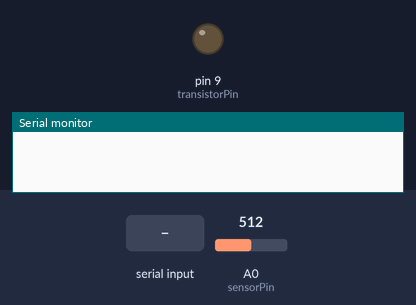
Recording of a sketch running on a simulated Arduino Uno, built with avr-gcc and run on an emulated ATmega328P. Shown: output pins drawn as LEDs (lit = HIGH), the last lines printed to the serial monitor. The inputs (shaded band) are chosen by the test bench; at power-on: A0 (sensorPin) = 512.

Above: at 0.9 s.
1.0 s: "90,45,200,10,150,30\n" received over Serial
At 4.2 s:
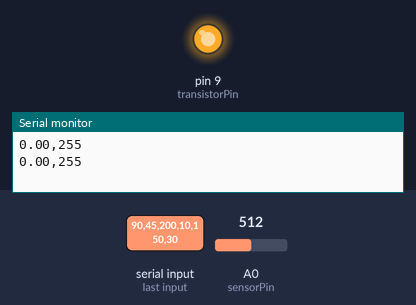
Timing chart, 0 to 5.7 s (numbered marks = the images above; inputs shaded):
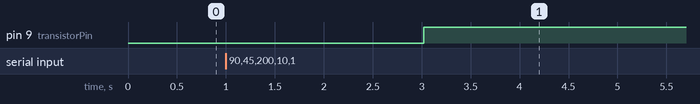

Measured:
- after the input at 1.0 s, pin 9 (transistorPin): LOW → HIGH after 2.0 s

The sketch:

LCT_ControlePID_Arduino.ino
```cpp
int transistorPin = 9;
int sensorPin = A0;
float temperaturaAlvo = 40.0;
float kp = 0, ki = 0, kd = 0;
int pwmValue = 0;
float temperaturaCalibrada = 0;
float temperaturaAmbiente = 0;
unsigned long startTime;
unsigned long amostragemIntervalo;
unsigned int numeroAmostras;
float erroAcumulado = 0;
float erroAnterior = 0;
unsigned long lastTime = 0;
unsigned long sampleTime = 1000;  // 1 segundo para cálculo do PID
bool calibrado = false;

void setup() {
  pinMode(transistorPin, OUTPUT);
  Serial.begin(9600);

  // Recebe as configurações do Python (intervalo de amostragem, número de amostras, temperatura alvo, kp, ki, kd)
  while (Serial.available() == 0) {
    // Aguarda a chegada dos dados
  }

  // Parse dos dados enviados
  amostragemIntervalo = Serial.parseInt() * 1000;  // Intervalo em segundos, convertido para ms
  numeroAmostras = Serial.parseInt();
  temperaturaAlvo = Serial.parseFloat();
  kp = Serial.parseFloat();
  ki = Serial.parseFloat();
  kd = Serial.parseFloat();

  startTime = millis();  // Inicia a contagem de tempo

  // Realiza a calibração inicial do sensor, capturando a temperatura ambiente
  delay(2000);  // Aguarda estabilidade
  temperaturaAmbiente = lerTemperatura();
  calibrado = true;
}

void loop() {
  unsigned long currentTime = millis() - startTime;

  // Parar após o intervalo de amostragem
  if (currentTime >= amostragemIntervalo) {
    analogWrite(transistorPin, 0);  // Desliga aquecedor
    Serial.println("Amostragem finalizada.");
    while (1);  // Para o loop
  }

  if (millis() - lastTime >= sampleTime) {
    lastTime = millis();

    // Lê a temperatura do sensor e subtrai a temperatura ambiente
    float temperaturaAtual = lerTemperatura();
    if (calibrado) {
      temperaturaCalibrada = temperaturaAtual - temperaturaAmbiente;
    }

    // Calcula o erro
    float erro = temperaturaAlvo - temperaturaCalibrada;
    erroAcumulado += erro * (sampleTime / 1000.0);  // Soma o erro para a parte integrativa

    // Controle PID
    float derivativo = (erro - erroAnterior) / (sampleTime / 1000.0);  // Parte derivativa
    float output = kp * erro + ki * erroAcumulado + kd * derivativo;
    pwmValue = constrain(output, 0, 255);

    analogWrite(transistorPin, pwmValue);  // Ajusta o PWM do aquecedor
    erroAnterior = erro;  // Atualiza erro anterior

    // Envia temperatura e PWM para o Python
    Serial.print(temperaturaCalibrada);
    Serial.print(",");
    Serial.println(pwmValue);
  }
}

float lerTemperatura() {
  int sensorValue = analogRead(sensorPin);
  float voltage = sensorValue * (5.0 / 1023.0);
  return (voltage - 0.5) * 100.0;  // Conversão para Celsius
}
```
